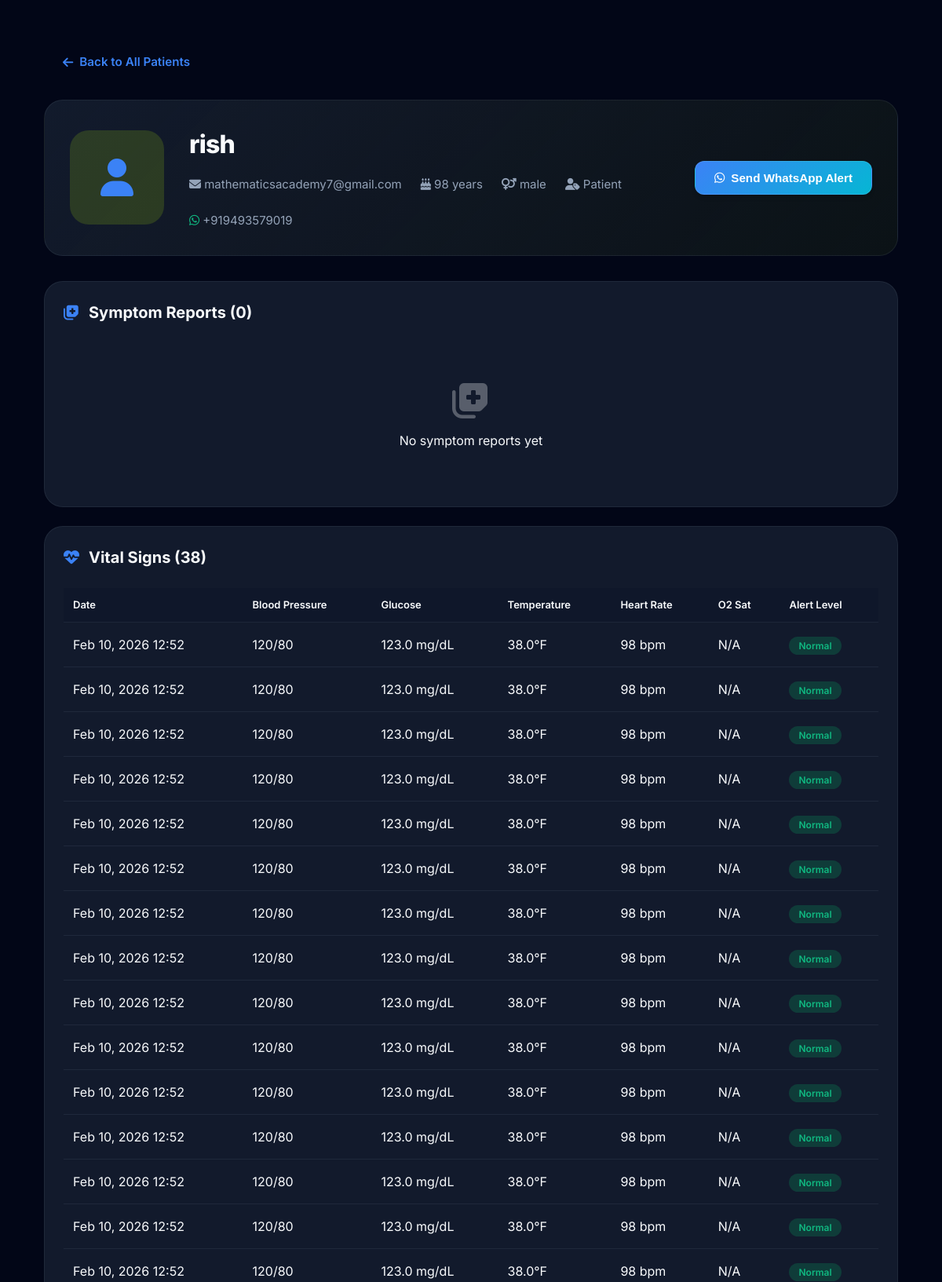
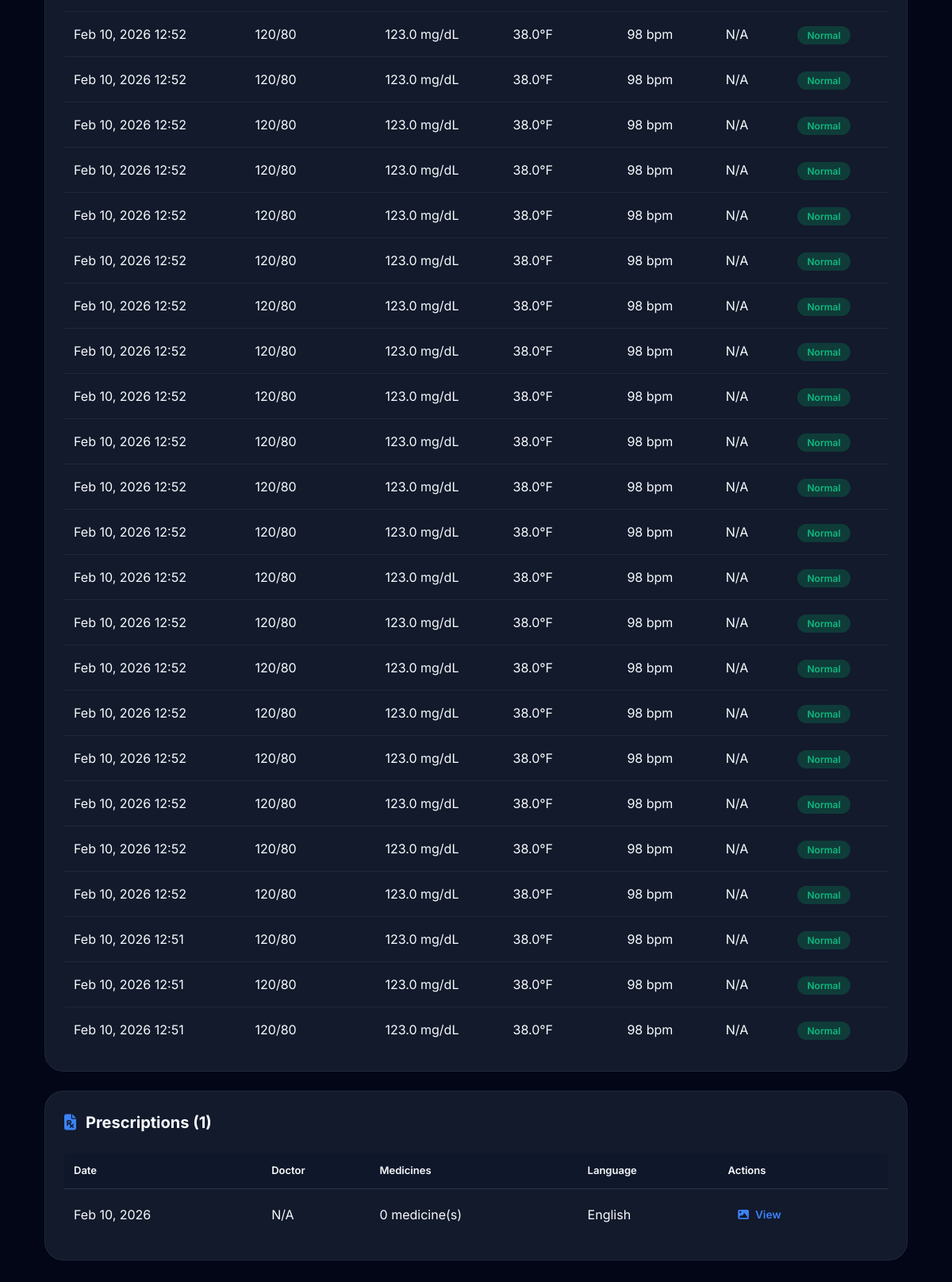
Screenshot of /admin/patient/1 (signed in) with the database file from the repository (2 pictures, top to bottom).
### app.py (models this page shows)
class User(db.Model, UserMixin):
    id = db.Column(db.Integer, primary_key=True)
    username = db.Column(db.String(150), unique=True, nullable=False)
    email = db.Column(db.String(150), unique=True, nullable=False)
    password = db.Column(db.String(150), nullable=False)
    age = db.Column(db.Integer, nullable=True)
    gender = db.Column(db.String(20), nullable=True)
    existing_conditions = db.Column(db.Text, nullable=True)  # Comma-separated conditions
    role = db.Column(db.String(20), default='patient')  # patient, doctor, chw (community health worker)
    whatsapp_number = db.Column(db.String(20), nullable=True)  # Format: +91XXXXXXXXXX
    family_whatsapp = db.Column(db.String(20), nullable=True)  # Emergency contact WhatsApp
    preferred_language = db.Column(db.String(10), default='english')  # english, hindi, telugu, tamil, bengali, marathi
    symptom_reports = db.relationship('SymptomReport', backref='user', lazy=True, foreign_keys='SymptomReport.user_id')
    prescriptions = db.relationship('Prescription', backref='user', lazy=True)
    vital_records = db.relationship('VitalRecord', backref='user', lazy=True)
    appointments = db.relationship('Appointment', backref='user', lazy=True, foreign_keys='Appointment.user_id')

class VitalRecord(db.Model):
    id = db.Column(db.Integer, primary_key=True)
    user_id = db.Column(db.Integer, db.ForeignKey('user.id'), nullable=False)
    bp_systolic = db.Column(db.Integer, nullable=True)
    bp_diastolic = db.Column(db.Integer, nullable=True)
    blood_glucose = db.Column(db.Float, nullable=True)  # mg/dL
    temperature = db.Column(db.Float, nullable=True)  # Fahrenheit
    heart_rate = db.Column(db.Integer, nullable=True)
    oxygen_saturation = db.Column(db.Integer, nullable=True)  # SpO2 %
    weight = db.Column(db.Float, nullable=True)  # kg
    notes = db.Column(db.Text, nullable=True)
    alert_level = db.Column(db.String(20), default='normal')  # normal, warning, critical
    created_at = db.Column(db.DateTime, default=datetime.utcnow)

class Prescription(db.Model):
    id = db.Column(db.Integer, primary_key=True)
    user_id = db.Column(db.Integer, db.ForeignKey('user.id'), nullable=False)
    image_path = db.Column(db.String(255), nullable=True)
    raw_text = db.Column(db.Text, nullable=True)  # OCR extracted text
    language = db.Column(db.String(20), default='eng')
    confidence = db.Column(db.Float, nullable=True)
    doctor_name = db.Column(db.String(150), nullable=True)
    prescription_date = db.Column(db.Date, nullable=True)
    created_at = db.Column(db.DateTime, default=datetime.utcnow)
    medicines = db.relationship('Medicine', backref='prescription', lazy=True, cascade='all, delete-orphan')

### app.py (the view)
@app.route('/admin/patient/<int:patient_id>')
@login_required
@doctor_required
def admin_patient_detail(patient_id):
    patient = User.query.get_or_404(patient_id)
    symptoms = SymptomReport.query.filter_by(user_id=patient_id).order_by(SymptomReport.created_at.desc()).all()
    vitals = VitalRecord.query.filter_by(user_id=patient_id).order_by(VitalRecord.created_at.desc()).all()
    prescriptions = Prescription.query.filter_by(user_id=patient_id).order_by(Prescription.created_at.desc()).all()
    return render_template('admin_patient_detail.html',
                         patient=patient,
                         symptoms=symptoms,
                         vitals=vitals,
                         prescriptions=prescriptions)

### templates/admin_patient_detail.html (shortened to what this page needs)
<!DOCTYPE html>
<html lang="en">
<head>
    <link rel="stylesheet" href="https://cdnjs.cloudflare.com/ajax/libs/font-awesome/6.4.0/css/all.min.css">
    <link rel="stylesheet" href="/static/css/style.css">
</head>
<body>
    <div class="container">
        <div style="margin-bottom: 1.5rem;">
            <a href="{{ url_for('admin_all_patients') }}" class="btn btn-ghost">
                <i class="fas fa-arrow-left"></i> Back to All Patients
            </a>
        </div>
        <div class="patient-profile">
            <div class="profile-avatar">
                <i class="fas fa-user"></i>
            </div>
            <div class="profile-info" style="flex: 1;">
                <h1>{{ patient.username }}</h1>
                <div class="profile-meta">
                    <span><i class="fas fa-envelope"></i> {{ patient.email }}</span>
                    {% if patient.age %}<span><i class="fas fa-birthday-cake"></i> {{ patient.age }} years</span>{%
                    endif %}
                    {% if patient.gender %}<span><i class="fas fa-venus-mars"></i> {{ patient.gender }}</span>{% endif
                    %}
                    <span><i class="fas fa-user-tag"></i> {{ patient.role|capitalize }}</span>
                    {% if patient.whatsapp_number %}
                    <span><i class="fab fa-whatsapp" style="color: var(--success);"></i> {{ patient.whatsapp_number
                        }}</span>
                    {% endif %}
                </div>
            </div>
            <div>
                {% if patient.whatsapp_number or patient.family_whatsapp %}
                <button class="btn btn-primary" onclick="openWhatsAppModal()">
                    <i class="fab fa-whatsapp"></i> Send WhatsApp Alert
                </button>
                {% else %}
                <button class="btn btn-secondary" disabled title="No WhatsApp configured">
                    <i class="fab fa-whatsapp"></i> WhatsApp Not Set
                </button>
                {% endif %}
            </div>
        </div>
        <div class="data-section">
            <div class="section-header">
                <div class="section-title">
                    <i class="fas fa-notes-medical"></i>
                    Symptom Reports ({{ symptoms|length }})
                </div>
            </div>
            {% if symptoms %}
            <table class="data-table">
                <thead>
                    <tr>
                        <th>Date</th>
                        <th>Symptoms</th>
                        <th>Affected Area</th>
                        <th>Severity</th>
                        <th>Status</th>
                        <th>Actions</th>
                    </tr>
                </thead>
                <tbody>
                    {% for symptom in symptoms %}
                    <tr>
                        <td>{{ symptom.created_at.strftime('%b %d, %Y %H:%M') }}</td>
                        <td>{{ symptom.symptoms_text[:50] }}{% if symptom.symptoms_text|length > 50 %}...{% endif %}
                        </td>
                        <td>{{ symptom.affected_area or 'N/A' }}</td>
                        <td>
                            <span
                                class="badge {% if symptom.severity >= 7 %}badge-error{% elif symptom.severity >= 4 %}badge-warning{% else %}badge-success{% endif %}">
                                {{ symptom.severity or 'N/A' }}
                            </span>
                        </td>
                        <td>
                            {% if symptom.doctor_approved %}
                            <span class="badge badge-success"><i class="fas fa-check"></i> Approved</span>
                            {% else %}
                            <span class="badge badge-warning"><i class="fas fa-clock"></i> Pending</span>
                            {% endif %}
                        </td>
                        <td>
                            <a href="{{ url_for('doctor_review', report_id=symptom.id) }}" class="btn btn-sm btn-ghost">
                                <i class="fas fa-eye"></i> Review
                            </a>
                        </td>
                    </tr>
                    {% endfor %}
                </tbody>
            </table>
            {% else %}
            <div class="empty-state">
                <i class="fas fa-notes-medical"></i>
                <p>No symptom reports yet</p>
            </div>
            {% endif %}
        </div>
        <div class="data-section">
            <div class="section-header">
                <div class="section-title">
                    <i class="fas fa-heartbeat"></i>
                    Vital Signs ({{ vitals|length }})
                </div>
            </div>
            {% if vitals %}
            <table class="data-table">
                <thead>
                    <tr>
                        <th>Date</th>
                        <th>Blood Pressure</th>
                        <th>Glucose</th>
                        <th>Temperature</th>
                        <th>Heart Rate</th>
                        <th>O2 Sat</th>
                        <th>Alert Level</th>
                    </tr>
                </thead>
                <tbody>
                    {% for vital in vitals %}
                    <tr>
                        <td>{{ vital.created_at.strftime('%b %d, %Y %H:%M') }}</td>
                        <td>{% if vital.bp_systolic %}{{ vital.bp_systolic }}/{{ vital.bp_diastolic }}{% else %}N/A{%
                            endif %}</td>
                        <td>{% if vital.blood_glucose %}{{ vital.blood_glucose }} mg/dL{% else %}N/A{% endif %}</td>
                        <td>{% if vital.temperature %}{{ vital.temperature }}°F{% else %}N/A{% endif %}</td>
                        <td>{% if vital.heart_rate %}{{ vital.heart_rate }} bpm{% else %}N/A{% endif %}</td>
                        <td>{% if vital.oxygen_saturation %}{{ vital.oxygen_saturation }}%{% else %}N/A{% endif %}</td>
                        <td>
                            <span
                                class="badge {% if vital.alert_level == 'critical' %}badge-error{% elif vital.alert_level == 'warning' %}badge-warning{% else %}badge-success{% endif %}">
                                {{ vital.alert_level|capitalize }}
                            </span>
                        </td>
                    </tr>
                    {% endfor %}
                </tbody>
            </table>
            {% else %}
            <div class="empty-state">
                <i class="fas fa-heartbeat"></i>
                <p>No vital records yet</p>
            </div>
            {% endif %}
        </div>
        <div class="data-section">
            <div class="section-header">
                <div class="section-title">
                    <i class="fas fa-file-prescription"></i>
                    Prescriptions ({{ prescriptions|length }})
                </div>
            </div>
            {% if prescriptions %}
            <table class="data-table">
                <thead>
                    <tr>
                        <th>Date</th>
                        <th>Doctor</th>
                        <th>Medicines</th>
                        <th>Language</th>
                        <th>Actions</th>
                    </tr>
                </thead>
                <tbody>
                    {% for prescription in prescriptions %}
                    <tr>
                        <td>{{ prescription.created_at.strftime('%b %d, %Y') }}</td>
                        <td>{{ prescription.doctor_name or 'N/A' }}</td>
                        <td>{{ prescription.medicines|length }} medicine(s)</td>
                        <td>{{ prescription.language|capitalize if prescription.language else 'English' }}</td>
                        <td>
                            <a href="{{ url_for('static', filename=prescription.image_path) }}" target="_blank"
                                class="btn btn-sm btn-ghost">
                                <i class="fas fa-image"></i> View
                            </a>
                        </td>
                    </tr>
                    {% endfor %}
                </tbody>
            </table>
            {% else %}
            <div class="empty-state">
                <i class="fas fa-file-prescription"></i>
                <p>No prescriptions yet</p>
            </div>
            {% endif %}
        </div>
    </div>
</body>
</html>

### rows the page displays
User: username "rish", email "mathematicsacademy7@gmail.com", age "98", gender "male", role "Patient", whatsapp_number "+919493579019"
VitalRecord: created_at "Feb 10, 2026 12:52", bp_systolic "120", bp_diastolic "80", blood_glucose "123.0", temperature "38.0", heart_rate "98", shows "N/A", alert_level "Normal"
VitalRecord: created_at "Feb 10, 2026 12:52", bp_systolic "120", bp_diastolic "80", blood_glucose "123.0", temperature "38.0", heart_rate "98", shows "N/A", alert_level "Normal"
VitalRecord: created_at "Feb 10, 2026 12:52", bp_systolic "120", bp_diastolic "80", blood_glucose "123.0", temperature "38.0", heart_rate "98", shows "N/A", alert_level "Normal"
VitalRecord: created_at "Feb 10, 2026 12:52", bp_systolic "120", bp_diastolic "80", blood_glucose "123.0", temperature "38.0", heart_rate "98", shows "N/A", alert_level "Normal"
VitalRecord: created_at "Feb 10, 2026 12:52", bp_systolic "120", bp_diastolic "80", blood_glucose "123.0", temperature "38.0", heart_rate "98", shows "N/A", alert_level "Normal"
VitalRecord: created_at "Feb 10, 2026 12:52", bp_systolic "120", bp_diastolic "80", blood_glucose "123.0", temperature "38.0", heart_rate "98", shows "N/A", alert_level "Normal"
VitalRecord: created_at "Feb 10, 2026 12:52", bp_systolic "120", bp_diastolic "80", blood_glucose "123.0", temperature "38.0", heart_rate "98", shows "N/A", alert_level "Normal"
VitalRecord: created_at "Feb 10, 2026 12:52", bp_systolic "120", bp_diastolic "80", blood_glucose "123.0", temperature "38.0", heart_rate "98", shows "N/A", alert_level "Normal"
VitalRecord: created_at "Feb 10, 2026 12:52", bp_systolic "120", bp_diastolic "80", blood_glucose "123.0", temperature "38.0", heart_rate "98", shows "N/A", alert_level "Normal"
VitalRecord: created_at "Feb 10, 2026 12:52", bp_systolic "120", bp_diastolic "80", blood_glucose "123.0", temperature "38.0", heart_rate "98", shows "N/A", alert_level "Normal"
VitalRecord: created_at "Feb 10, 2026 12:52", bp_systolic "120", bp_diastolic "80", blood_glucose "123.0", temperature "38.0", heart_rate "98", shows "N/A", alert_level "Normal"
VitalRecord: created_at "Feb 10, 2026 12:52", bp_systolic "120", bp_diastolic "80", blood_glucose "123.0", temperature "38.0", heart_rate "98", shows "N/A", alert_level "Normal"
VitalRecord: created_at "Feb 10, 2026 12:52", bp_systolic "120", bp_diastolic "80", blood_glucose "123.0", temperature "38.0", heart_rate "98", shows "N/A", alert_level "Normal"
VitalRecord: created_at "Feb 10, 2026 12:52", bp_systolic "120", bp_diastolic "80", blood_glucose "123.0", temperature "38.0", heart_rate "98", shows "N/A", alert_level "Normal"
VitalRecord: created_at "Feb 10, 2026 12:52", bp_systolic "120", bp_diastolic "80", blood_glucose "123.0", temperature "38.0", heart_rate "98", shows "N/A", alert_level "Normal"
VitalRecord: created_at "Feb 10, 2026 12:52", bp_systolic "120", bp_diastolic "80", blood_glucose "123.0", temperature "38.0", heart_rate "98", shows "N/A", alert_level "Normal"
VitalRecord: created_at "Feb 10, 2026 12:52", bp_systolic "120", bp_diastolic "80", blood_glucose "123.0", temperature "38.0", heart_rate "98", shows "N/A", alert_level "Normal"
VitalRecord: created_at "Feb 10, 2026 12:52", bp_systolic "120", bp_diastolic "80", blood_glucose "123.0", temperature "38.0", heart_rate "98", shows "N/A", alert_level "Normal"
VitalRecord: created_at "Feb 10, 2026 12:52", bp_systolic "120", bp_diastolic "80", blood_glucose "123.0", temperature "38.0", heart_rate "98", shows "N/A", alert_level "Normal"
VitalRecord: created_at "Feb 10, 2026 12:52", bp_systolic "120", bp_diastolic "80", blood_glucose "123.0", temperature "38.0", heart_rate "98", shows "N/A", alert_level "Normal"
VitalRecord: created_at "Feb 10, 2026 12:52", bp_systolic "120", bp_diastolic "80", blood_glucose "123.0", temperature "38.0", heart_rate "98", shows "N/A", alert_level "Normal"
VitalRecord: created_at "Feb 10, 2026 12:52", bp_systolic "120", bp_diastolic "80", blood_glucose "123.0", temperature "38.0", heart_rate "98", shows "N/A", alert_level "Normal"
VitalRecord: created_at "Feb 10, 2026 12:52", bp_systolic "120", bp_diastolic "80", blood_glucose "123.0", temperature "38.0", heart_rate "98", shows "N/A", alert_level "Normal"
VitalRecord: created_at "Feb 10, 2026 12:52", bp_systolic "120", bp_diastolic "80", blood_glucose "123.0", temperature "38.0", heart_rate "98", shows "N/A", alert_level "Normal"
VitalRecord: created_at "Feb 10, 2026 12:52", bp_systolic "120", bp_diastolic "80", blood_glucose "123.0", temperature "38.0", heart_rate "98", shows "N/A", alert_level "Normal"
VitalRecord: created_at "Feb 10, 2026 12:52", bp_systolic "120", bp_diastolic "80", blood_glucose "123.0", temperature "38.0", heart_rate "98", shows "N/A", alert_level "Normal"
VitalRecord: created_at "Feb 10, 2026 12:52", bp_systolic "120", bp_diastolic "80", blood_glucose "123.0", temperature "38.0", heart_rate "98", shows "N/A", alert_level "Normal"
VitalRecord: created_at "Feb 10, 2026 12:52", bp_systolic "120", bp_diastolic "80", blood_glucose "123.0", temperature "38.0", heart_rate "98", shows "N/A", alert_level "Normal"
VitalRecord: created_at "Feb 10, 2026 12:52", bp_systolic "120", bp_diastolic "80", blood_glucose "123.0", temperature "38.0", heart_rate "98", shows "N/A", alert_level "Normal"
VitalRecord: created_at "Feb 10, 2026 12:52", bp_systolic "120", bp_diastolic "80", blood_glucose "123.0", temperature "38.0", heart_rate "98", shows "N/A", alert_level "Normal"
VitalRecord: created_at "Feb 10, 2026 12:52", bp_systolic "120", bp_diastolic "80", blood_glucose "123.0", temperature "38.0", heart_rate "98", shows "N/A", alert_level "Normal"
VitalRecord: created_at "Feb 10, 2026 12:52", bp_systolic "120", bp_diastolic "80", blood_glucose "123.0", temperature "38.0", heart_rate "98", shows "N/A", alert_level "Normal"
VitalRecord: created_at "Feb 10, 2026 12:52", bp_systolic "120", bp_diastolic "80", blood_glucose "123.0", temperature "38.0", heart_rate "98", shows "N/A", alert_level "Normal"
VitalRecord: created_at "Feb 10, 2026 12:52", bp_systolic "120", bp_diastolic "80", blood_glucose "123.0", temperature "38.0", heart_rate "98", shows "N/A", alert_level "Normal"
VitalRecord: created_at "Feb 10, 2026 12:52", bp_systolic "120", bp_diastolic "80", blood_glucose "123.0", temperature "38.0", heart_rate "98", shows "N/A", alert_level "Normal"
VitalRecord: created_at "Feb 10, 2026 12:51", bp_systolic "120", bp_diastolic "80", blood_glucose "123.0", temperature "38.0", heart_rate "98", shows "N/A", alert_level "Normal"
VitalRecord: created_at "Feb 10, 2026 12:51", bp_systolic "120", bp_diastolic "80", blood_glucose "123.0", temperature "38.0", heart_rate "98", shows "N/A", alert_level "Normal"
VitalRecord: created_at "Feb 10, 2026 12:51", bp_systolic "120", bp_diastolic "80", blood_glucose "123.0", temperature "38.0", heart_rate "98", shows "N/A", alert_level "Normal"
Prescription: created_at "Feb 10, 2026", doctor_name "N/A", medicines|length "0", language "English"

### other values shown
{{ symptoms|length }} "0"
{{ vitals|length }} "38"
{{ prescriptions|length }} "1"
